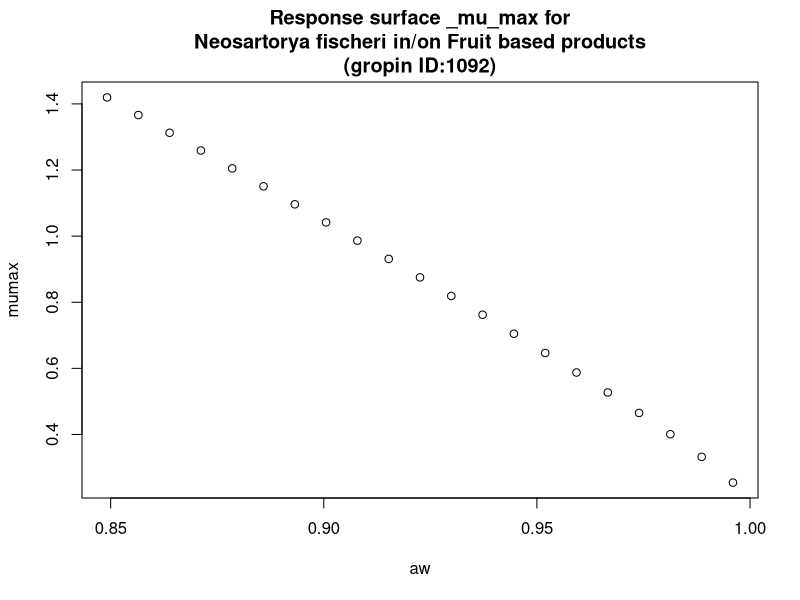

Here is the R script that generated this plot:
#############################
# start of Parameter script
#############################
aw <- seq(0.849150849150849,0.995995,length.out=21)
#############################
# end of Parameter script
#############################
############################# 
# start of Model script Gropin ID 1092 
#############################
 
# constant coefficients for this model
 
variables <- data.frame(aw)
argumentsPar <- unique.data.frame(expand.grid(variables))
 
# heart of the model
response_surface <- function(aw) {
   mumax <-0.183+0.729*sqrt(1-aw)+6.321*((sqrt(1-aw))^2)

	return(mumax=mumax)
} 

# output parameters
responseSurface <- cbind(argumentsPar,response_surface(argumentsPar['aw']))
colnames(responseSurface) <- c(colnames(argumentsPar),'mumax')
#############################
# End of Model script
#############################
############################# 
# start of Visualisation script Gropin ID 1092 
#############################
titleText <-'Response surface _mu_max for
Neosartorya fischeri in/on Fruit based products
(gropin ID:1092)'
plot(aw,responseSurface$'mumax',xlab='aw',
                          ylab='mumax',main=titleText)
#############################
# End of Visualisation script
#############################
